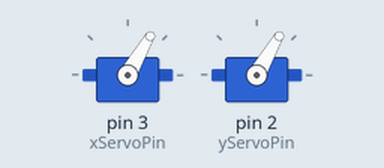
Bench run of a sketch on a simulated Arduino Uno, built with avr-gcc and run on an emulated ATmega328P. On the bench: 2 × servo.

Above: at 0.05 s.
At 1.95 s:
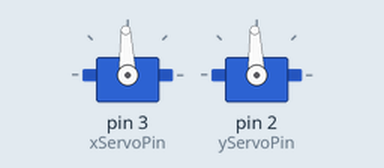
At 3.05 s:
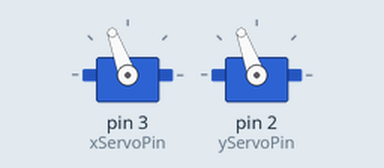
At 6.05 s:
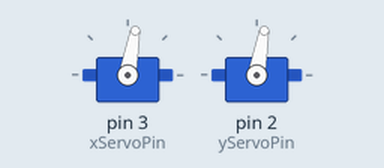
Timing chart, 0 to 9.4 s (numbered marks = the images above):
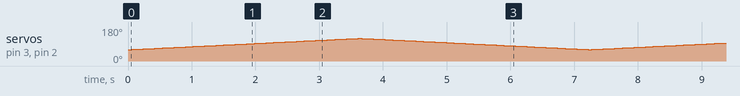

The sketch:

light_emmiting.ino
```cpp
//Include the Servo library
#include <Servo.h>
//Declare the Servo pin
int yServoPin = 2;
int xServoPin = 3;
//Creat a servo object
Servo ServoX, ServoY;
int mn = 60, mx = 120;
void setup() {
  // We need to attach the servo to the used pin number
  ServoX.attach(xServoPin);
  ServoY.attach(yServoPin);

}

void loop() {
  // Make servvo go to 0 degrees
  for(int i=mn ; i < mx ; ++i){
    ServoX.write(i); //tall servo to go to position in variable 'i'
    ServoY.write(i); //tall servo to go to position in variable 'i'
    delay(60);   // waits 40ms for the servo to reach the position

  }

  for(int i=mx ; i > mn ; --i){
    ServoX.write(i);
    ServoY.write(i);
    delay(60);

  }
}
```
